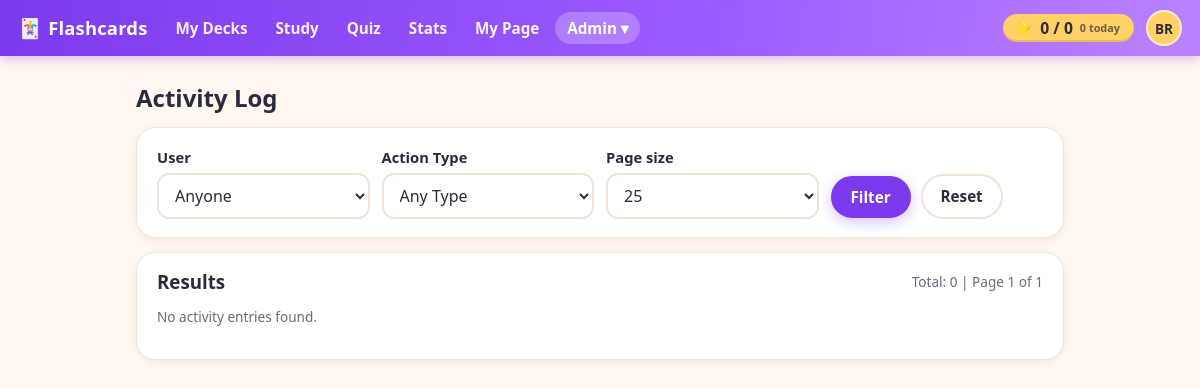
/admin/activity_log.php (signed in), run on the app's committed database.
### tables this page shows
CREATE TABLE settings (
  id INT AUTO_INCREMENT PRIMARY KEY,
  key_name VARCHAR(191) NOT NULL UNIQUE,
  value LONGTEXT NULL,
  updated_at DATETIME NOT NULL DEFAULT CURRENT_TIMESTAMP ON UPDATE CURRENT_TIMESTAMP
);

CREATE TABLE users (
  id INT AUTO_INCREMENT PRIMARY KEY,
  first_name VARCHAR(100) NOT NULL,
  last_name VARCHAR(100) NOT NULL,
  email VARCHAR(255) DEFAULT NULL UNIQUE,
  password_hash VARCHAR(255) NOT NULL DEFAULT '',
  is_admin TINYINT(1) NOT NULL DEFAULT 0 COMMENT 'App administrator',
  email_verify_token VARCHAR(64) DEFAULT NULL,
  email_verified_at DATETIME DEFAULT NULL,
  password_reset_token_hash CHAR(64) DEFAULT NULL,
  password_reset_expires_at DATETIME DEFAULT NULL,
  created_at DATETIME NOT NULL DEFAULT CURRENT_TIMESTAMP
);

### admin/activity_log.php (the view, shortened to what the rows shown need)
<?php
require_once __DIR__ . '/../partials.php';
require_once __DIR__ . '/../lib/ActivityLog.php';
require_once __DIR__ . '/../lib/UserManagement.php';
require_admin();
function int_param(string $key, int $default = 0): int {
  $v = $_GET[$key] ?? null;
  if ($v === null) return $default;
  return (int)$v;
}
$qLimit = int_param('limit', 25);
$qPage = max(1, int_param('page', 1));
$filters = [];
$total = ActivityLog::count($filters);
$totalPages = max(1, (int)ceil($total / $qLimit));
header_html('Activity Log');
?>
<h2>Activity Log</h2>
<div class="card">
  <div class="page-head">
    <h3>Results</h3>
    <div class="small">Total: <?= (int)$total ?> | Page <?= (int)$qPage ?> of <?= (int)$totalPages ?></div>
  </div>
</div>
<?php footer_html(); ?>

### lib/ApplicationUI.php (shortened to what the rows shown need)
<?php
require_once __DIR__ . '/../config.php';
require_once __DIR__ . '/../settings.php';
require_once __DIR__ . '/SiteManagement.php';
require_once __DIR__ . '/SiteResolver.php';
class ApplicationUI {
    private static ?array $themeSite = null;
    public static function siteThemeStyle(?array $site): string {
        $accent = SiteManagement::ACCENTS[$site['accent_color']] ?? null;
        if ($accent === null || $site['accent_color'] === 'violet') {
            return '';
        }
        return '<style>:root{--color-primary:' . $accent['color'] . ';--color-primary-dark:' . $accent['dark']
             . ';--color-primary-light:' . $accent['light'] . ';--color-primary-soft:' . $accent['soft'] . ';}</style>';
    }
    public static function staticResourceUrl(string $path): string {
        $filePath = __DIR__ . '/../' . ltrim($path, '/');
        $version = @filemtime($filePath);
        return $path . '?v=' . $version;
    }
    public static function cssLink(string $path): string {
        $url = self::staticResourceUrl($path);
        return '<link rel="stylesheet" href="' . htmlspecialchars($url, ENT_QUOTES, 'UTF-8') . '">';
    }
    public static function jsScript(string $path): string {
        $url = self::staticResourceUrl($path);
        return '<script src="' . htmlspecialchars($url, ENT_QUOTES, 'UTF-8') . '"></script>';
    }
    public static function headHtml(string $title, ?array $themeSite): string {
        return '<!doctype html><html lang="en"><head><meta charset="utf-8"><meta name="viewport" content="width=device-width,initial-scale=1">'
             . '<title>' . h($title) . ' - ' . h(Settings::siteTitle()) . '</title>'
             . self::cssLink('/styles.css')
             . self::siteThemeStyle($themeSite)
             . '</head>';
    }
    public static function scoreChipHtml(int $userId): string {
        require_once __DIR__ . '/CardProgress.php';
        $score = CardProgress::getScoreSummary($userId);
        return '<a class="score-chip" id="score-chip" href="/progress/" title="Cards you\'ve got — tap for stats">'
             . '<span class="score-star" aria-hidden="true">&#11088;</span>'
             . '<span class="score-numbers"><span id="score-mastered">' . number_format($score['mastered']) . '</span>'
             . ' / <span id="score-total">' . number_format($score['total_cards']) . '</span></span>'
             . '<span class="score-today"><span id="score-today">' . number_format($score['reviewed_today']) . '</span> today</span>'
             . '</a>';
    }
    public static function headerHtml(string $title): void {
        $u = current_user();
        $script = $_SERVER['SCRIPT_NAME'] ?? '';
        $siteTitle = Settings::siteTitle();
        $mySite = $u ? SiteManagement::findByUserId((int)$u['id']) : null;
        $themeSite = self::$themeSite;
        if ($themeSite === null) {
            $resolved = SiteResolver::resolveFromRequest();
            $themeSite = ($resolved['site'] !== null && $resolved['is_custom_domain']) ? $resolved['site'] : $mySite;
        }
        echo self::headHtml($title, $themeSite);
        echo '<body>';
        if ($u) {
            $navItems = [
                ['path' => '/manage/', 'label' => 'My Decks', 'prefixes' => ['/manage/']],
                ['path' => '/review/', 'label' => 'Study', 'prefixes' => ['/review/']],
                ['path' => '/quiz/', 'label' => 'Quiz', 'prefixes' => ['/quiz/']],
                ['path' => '/progress/', 'label' => 'Stats', 'prefixes' => ['/progress/']],
            ];
            if ($mySite) {
                $navItems[] = ['path' => SiteResolver::publicHomeUrl($mySite), 'label' => 'My Page', 'prefixes' => ['/public_site.php']];
            }
            echo '<header class="topbar">';
            echo '<a class="brand" href="/manage/"><span class="brand-mark" aria-hidden="true">&#127183;</span> ' . h($siteTitle) . '</a>';
            echo '<nav class="topnav">';
            foreach ($navItems as $item) {
                $active = false;
                echo '<a href="' . h($item['path']) . '"' . ($active ? ' class="active"' : '') . '>' . h($item['label']) . '</a>';
            }
            if (!empty($u['is_admin'])) {
                $inAdmin = strpos($script, '/admin/') === 0;
                $adminItems = [
                    ['path' => '/admin/users.php', 'label' => 'Users'],
                    ['path' => '/admin/sites.php', 'label' => 'Pages'],
                    ['path' => '/admin/settings.php', 'label' => 'Settings'],
                    ['path' => '/admin/image_storage.php', 'label' => 'Image Storage'],
                    ['path' => '/admin/migrations.php', 'label' => 'Migrations'],
                    ['path' => '/admin/activity_log.php', 'label' => 'Activity Log'],
                    ['path' => '/admin/email_log.php', 'label' => 'Email Log'],
                ];
                $adminLinks = '';
                foreach ($adminItems as $item) {
                    $active = $inAdmin && basename(parse_url($item['path'], PHP_URL_PATH)) === basename($script);
                    $adminLinks .= '<a href="' . h($item['path']) . '" role="menuitem"' . ($active ? ' class="active"' : '') . '>' . h($item['label']) . '</a>';
                }
                echo '<span class="menu-wrap">'
                   . '<button type="button" id="adminToggle" class="topnav-toggle' . ($inAdmin ? ' active' : '') . '" aria-expanded="false" aria-controls="adminMenu">Admin &#9662;</button>'
                   . '<span id="adminMenu" class="popup-menu hidden" role="menu" aria-hidden="true">' . $adminLinks . '</span>'
                   . '</span>';
            }
            echo '</nav>';
            echo '<div class="topbar-right">';
            echo self::scoreChipHtml((int)$u['id']);
            $initials = strtoupper((string)substr((string)($u['first_name'] ?? ''), 0, 1) . (string)substr((string)($u['last_name'] ?? ''), 0, 1));
            $name = trim((string)($u['first_name'] ?? '') . ' ' . (string)($u['last_name'] ?? ''));
            echo '<span class="menu-wrap">'
               . '<button type="button" id="profileToggle" class="avatar" aria-expanded="false" aria-controls="profileMenu" title="' . h($name) . '" aria-label="Account menu for ' . h($name) . '">' . h($initials) . '</button>'
               . '<span id="profileMenu" class="popup-menu popup-menu-right hidden" role="menu" aria-hidden="true">'
               .   '<a href="/profile/change_password.php" role="menuitem">Change Password</a>'
               .   '<a href="/logout.php" role="menuitem">Logout</a>'
               . '</span>'
               . '</span>';
            echo '</div>';
            echo '</header>';
            echo '<div class="content"><main>';
        } else {
            echo '<header class="topbar"><a class="brand" href="/login.php"><span class="brand-mark" aria-hidden="true">&#127183;</span> ' . h($siteTitle) . '</a>'
               . '<div class="topbar-right"><a class="button small" href="/login.php">Sign in</a></div></header>';
            echo '<div class="content"><main>';
        }
    }
    public static function footerHtml(): void {
        echo '</main></div>' . self::jsScript('/main.js') . '</body></html>';
    }
}

### data on the page
settings: value "Flashcards"
users: initials "BR", is_admin "1"

### other printed values
$item['label'] "My Decks"
$item['label'] "Study"
$item['label'] "Quiz"
$item['label'] "Stats"
$item['label'] "My Page"
$score['mastered'] "0"
$score['total_cards'] "0"
$score['reviewed_today'] "0"
$total "0"
$totalPages "1"
form field limit "25"
